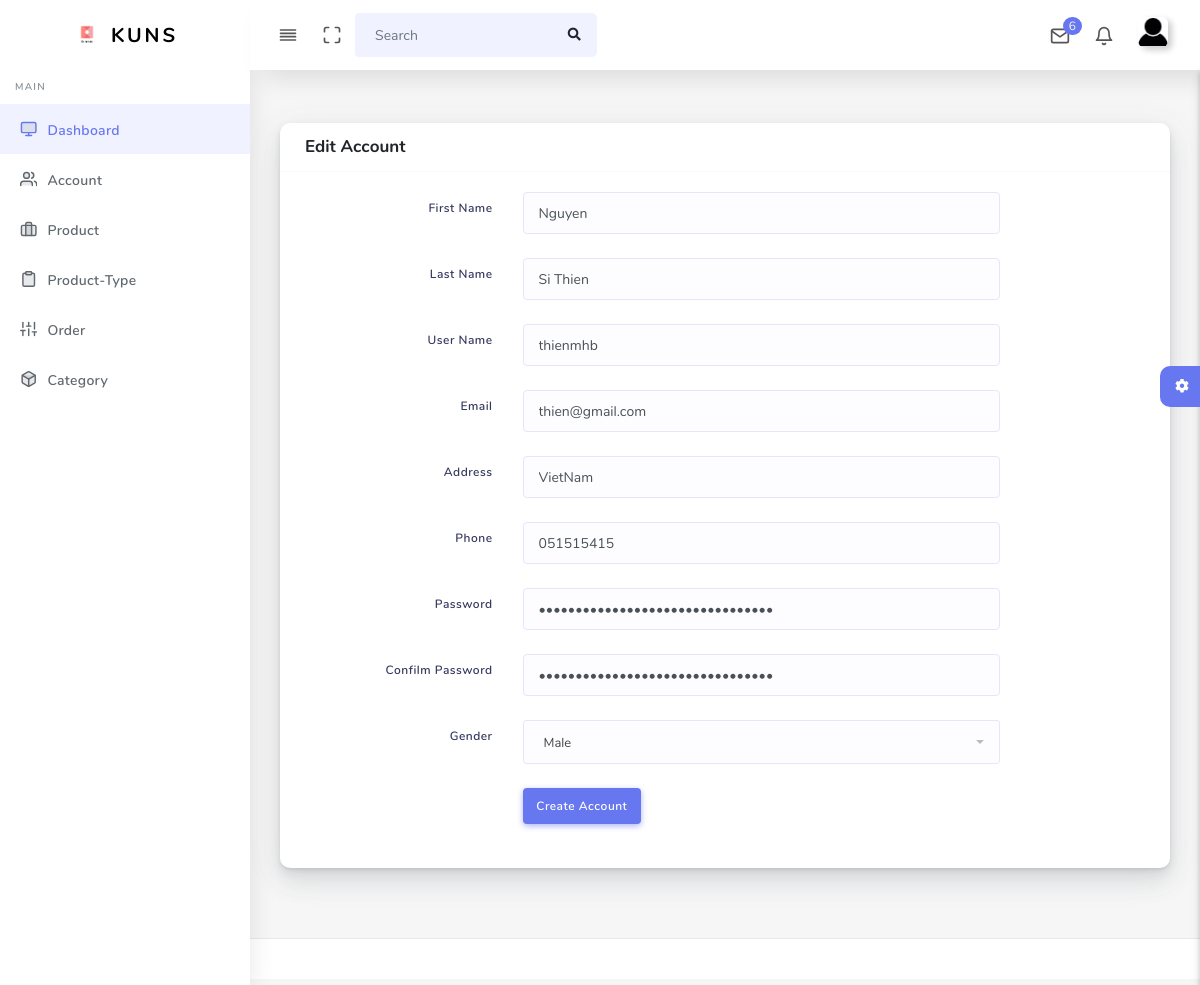
The app's page /Admin/index.php?act=view-acc&run=edit-acc&id=72 (signed in) with its own data.
### tables this page shows
CREATE TABLE `nguoidung` (
  `MaND` int(11) NOT NULL,
  `Ho` varchar(20) NOT NULL,
  `Ten` varchar(20) NOT NULL,
  `GioiTinh` varchar(10) NOT NULL,
  `SDT` varchar(20) DEFAULT NULL,
  `Email` varchar(50) NOT NULL,
  `DiaChi` varchar(200) NOT NULL,
  `TaiKhoan` varchar(100) NOT NULL,
  `MatKhau` varchar(100) NOT NULL,
  `MaQuyen` int(11) NOT NULL,
  `TrangThai` int(11) NOT NULL
);

### Admin/Control/account.php (called while the page is built, shortened)
<?php
class Account_CT
{
    var $account_md;
    public function __construct()
    {
        $this->account_md = new account();
    }
  public function go_edit()
    {
    $id = isset($_GET['id']) ? $_GET['id'] : 1;
    $data = $this->account_md->find($id);
    require_once("View/index.php");
    }
}

### Admin/Control/database.php (called while the page is built, shortened)
<?php
Class Database{
   public $host   = 'localhost';
   public $user   = 'root';
   public $pass   = '';
   public $dbname = 'WEB2';
   public $link;
private function connectDB(){
   $this->link = new mysqli($this->host, $this->user, $this->pass,$this->dbname);
 }
public function select($query){
  $result = $this->link->query($query) or
   die($this->link->error.__LINE__);
  if($result->num_rows > 0){
    return $result;
  } else {
    return false;
  }
 }
}

### Admin/Model/model.php (called while the page is built, shortened)
<?php  include './Control/database.php'; ?>
<?php
class Model
{
    var $table;
    var $method;
    function __construct()
    {
        $this->db = new Database();
    }
    function find($id)
    {
        $query = "select * from $this->table where $this->method =$id";
        return $this->db->select($query)->fetch_assoc();
    }
}

### Admin/View/account/edit.php (the view, shortened to what this page needs)
<div class="section-body">
  <div class="row">
    <div class="col-12">
      <div class="card">
        <div class="card-header">
          <h4>Edit Account</h4>
        </div>
        <div class="card-body">
          <form class="" action="?act=view-acc&run=edit" method="post">
          <div class="form-group row mb-4">
            <label class="col-form-label text-md-right col-12 col-md-3 col-lg-3">First Name</label>
            <div class="col-sm-12 col-md-7">
              <input type="text" name="Ho" value="<?=$data['Ho']?>" class="form-control">
            </div>
          </div>
          <div class="form-group row mb-4">
            <label class="col-form-label text-md-right col-12 col-md-3 col-lg-3">Last Name</label>
            <div class="col-sm-12 col-md-7">
              <input type="text" name="Ten" value="<?=$data['Ten']?>" class="form-control">
            </div>
          </div>
          <div class="form-group row mb-4">
            <label class="col-form-label text-md-right col-12 col-md-3 col-lg-3">User Name</label>
            <div class="col-sm-12 col-md-7">
              <input type="text" name="TaiKhoan" value="<?=$data['TaiKhoan']?>" class="form-control">
            </div>
          </div>
          <div class="form-group row mb-4">
            <label class="col-form-label text-md-right col-12 col-md-3 col-lg-3">Email</label>
            <div class="col-sm-12 col-md-7">
              <input type="text" class="form-control" value="<?=$data['Email']?>" name="Email">
            </div>
          </div>
          <div class="form-group row mb-4">
            <label class="col-form-label text-md-right col-12 col-md-3 col-lg-3">Address</label>
            <div class="col-sm-12 col-md-7">
              <input type="text" class="form-control" value="<?=$data['DiaChi']?>" name="DiaChi">
            </div>
          </div>
          <div class="form-group row mb-4">
            <label class="col-form-label text-md-right col-12 col-md-3 col-lg-3">Phone</label>
            <div class="col-sm-12 col-md-7">
              <input type="text" class="form-control" value="<?=$data['SDT']?>" name="SDT">
            </div>
          </div>
          <div class="form-group row mb-4">
            <label class="col-form-label text-md-right col-12 col-md-3 col-lg-3">Password</label>
            <div class="col-sm-12 col-md-7">
              <input type="password" class="form-control" value="<?=$data['MatKhau']?>" name="MatKhau">
            </div>
          </div>
          <div class="form-group row mb-4">
            <label class="col-form-label text-md-right col-12 col-md-3 col-lg-3">Confilm Password</label>
            <div class="col-sm-12 col-md-7">
              <input type="password" class="form-control" value="<?=$data['MatKhau']?>" name="CheckMatKhau">
            </div>
          </div>
          <div class="form-group row mb-4">
            <label class="col-form-label text-md-right col-12 col-md-3 col-lg-3">Gender</label>
            <div class="col-sm-12 col-md-7">
              <select class="form-control selectric" value="<?=$data['GioiTinh']?>" name="GioiTinh">
                <option value="Male">Male</option>
              </select>
            </div>
          </div>
          <div class="form-group row mb-4">
            <label class="col-form-label text-md-right col-12 col-md-3 col-lg-3"></label>
            <div class="col-sm-12 col-md-7">
              <button class="btn btn-primary">Create Account</button>
            </div>
          </div>
        </form>
        </div>
      </div>
    </div>
  </div>
</div>

### records on screen
nguoidung: Ho "Nguyen", Ten "Si Thien", TaiKhoan "thienmhb", Email "thien@gmail.com", DiaChi "VietNam", SDT "051515415"
